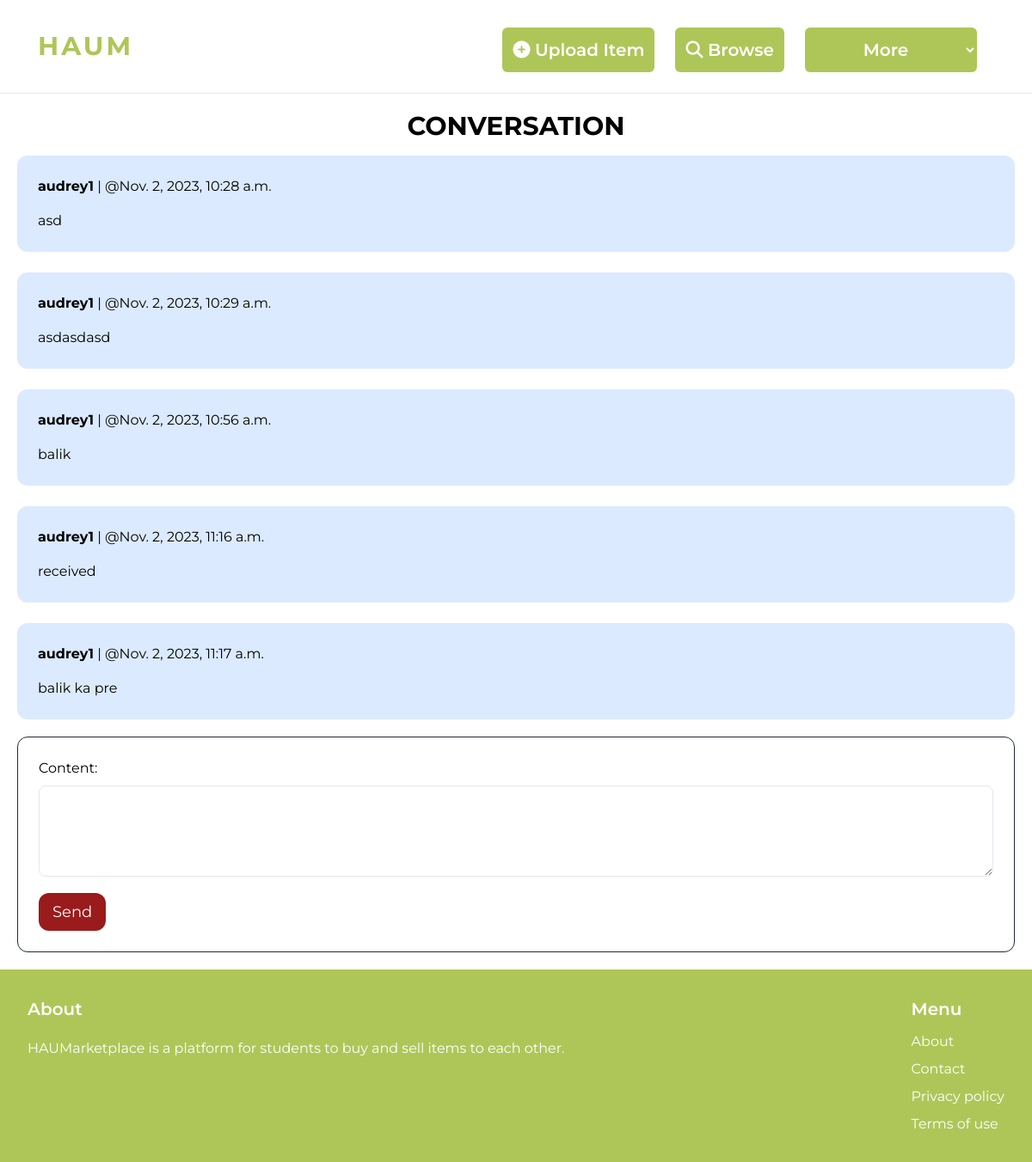
Page /inbox/17/ (signed in) on the committed database.
### profile/models.py (models this page shows, shortened)
class Profile(models.Model):
    color = ColorField(default='#720026')
    font_preference = models.CharField(max_length=50, default='Default')
    user = models.OneToOneField(User, on_delete=models.CASCADE)
    image = models.ImageField(default='default.jpg', upload_to='profile_pics')
    bio = models.CharField(max_length=200, null=True, blank=True)
    first_name = models.CharField(max_length=30, blank=True, null=True)
    last_name = models.CharField(max_length=30, blank=True, null=True)
    location = models.ForeignKey(Location, on_delete=models.CASCADE, null=True, blank=True)
    address = models.CharField(max_length=300, null=True, blank=True)
    upvotes = models.PositiveIntegerField(default=0)
    downvotes = models.PositiveIntegerField(default=0)

### conversation/models.py (models this page shows)
class ConversationMessage(models.Model):
    conversation = models.ForeignKey(Conversation, related_name='messages', on_delete=models.CASCADE)
    sender = models.ForeignKey(User, related_name='messages', on_delete=models.CASCADE)
    content = models.TextField()
    created_at = models.DateTimeField(auto_now_add=True)
    modified_at = models.DateTimeField(auto_now=True)
    class Meta:
        ordering = ['created_at']

### conversation/views.py (the view)
# urls.py: path('<int:pk>/', views.detail_conversation, name='detail_conversation'),
@login_required
def detail_conversation(request, pk):
    conversation = Conversation.objects.filter(members=request.user).get(pk=pk)
    if request.method == 'POST':
        form = ConversationMessageForm(request.POST)
        if form.is_valid():
            conversation_message = form.save(commit=False)
            conversation_message.conversation = conversation
            conversation_message.sender = request.user
            conversation_message.save()
            other_members = conversation.members.exclude(pk=request.user.pk)
            conversation.deleted_by.remove(*other_members)
            messages.success(request, "Message sent")
            return redirect('conversation:detail_conversation', pk=conversation.pk)
    else:
        form = ConversationMessageForm()
    return render(request, 'conversation/detail_conversation.html', {
        'conversation': conversation,
        'form': form,
    })

### conversation/forms.py
class ConversationMessageForm(forms.ModelForm):
    class Meta:
        model = ConversationMessage
        fields = ['content']
        widgets = {
            'content': forms.Textarea(attrs={'class': 'mt-2 w-full px-6 py-4 rounded-lg border border-black' 'form-control', 'rows': 3})
        }

### templates/conversation/detail_conversation.html (shortened to what this page needs)
{% extends 'core/base.html' %}
{% block content %}
    <h1 class="mb-4 text-3xl uppercase font-bold text-center">Conversation</h1>
    <div class="space-y-6">
        {% for message in conversation.messages.all %}
            <div class="p-6 flex {% if message.sender == request.user %}bg-blue-100{% else %}bg-gray-100{% endif %} rounded-xl mb-5">
                <div>
                    <p class="mb-4"><strong>{{ message.sender.username }}</strong> | @{{ message.created_at }}</p>
                    <p>{{ message.content }}</p>
                </div>
            </div>
        {% endfor %}
    </div>
    <form method="post" action=".">
        <div class="mt-5 border border-gray-800 rounded-xl p-6">
            {{ form.as_p }}
            <button type="submit" class="mt-3 text-lg bg-red-800 text-white px-4 py-2 rounded-xl">Send</button>
        </div>
    </form>
{% endblock content %}

### templates/core/base.html (shortened to what this page needs)
<!DOCTYPE html>
{% load static %}
<html lang="en">
<head>
    <script src="https://cdn.tailwindcss.com"></script>
</head>
<body>
    <div style="font-family: {{ user.profile.font_preference }}">
        <nav class="py-4 px-4 lg:py-6 lg:px-6 flex justify-between items-center border-b border-gray-200 bg-{{ user.profile.color }}">
            <a href="/" class="text-xl lg:text-3xl lg:ml-5 font-bold tracking-normal lg:tracking-widest"
               style="color: {{ user.profile.color }}; font-size: 30px;">HAUM</a>
            {% if request.user.is_authenticated %}
                <div id="mobileNav" class="hidden lg:flex space-x-6 lg:mr-10">
                    <div class="container-fluid text-center">
                        <ul class="space-y-2 lg:flex lg:space-x-6">
                            <li><a href="{% url 'item:new_item' %}"
                                   class="text-lg lg:text-base font-semibold text-white rounded-md block py-3 lg:p-3 lg:text-xl lg:mt-2"
                                   style="background: {{ user.profile.color }}"><i class="fas fa-plus-circle"></i> Upload Item
                                </a>
                            </li>
                            <li><a href="{% url 'item:items' %}"
                                   class="text-lg lg:text-base font-semibold text-white rounded-md block py-3 lg:p-3 lg:text-xl"
                                   style="background: {{ user.profile.color }}"><i class="fas fa-search"></i> Browse
                                </a>
                            </li>
                            <select onchange="window.location.href=this.value"
                                    class="text-lg lg:text-base font-semibold text-white rounded-md text-center p-3 lg:p-1 lg:text-xl"
                                    style="background: {{ user.profile.color }}">
                                <option value="" selected disabled class="hidden text-center lg:text-center">More</option>
                            </select>
                        </ul>
                    </div>
                </div>
            {% endif %}
        </nav>
        <div class="p-5">
            {% block content %}{% endblock content %}
        </div>
        <footer class="py-6 px-6 lg:py-8 lg:px-8 flex justify-between bg-red-800 h-full w-full" style="background: {{ user.profile.color }};">
            <div class="w-2/3 pr-4 lg:pr-10">
                <h3 class="mb-3 lg:mb-5 text-lg lg:text-xl font-semibold text-white">About</h3>
                <p class="text-white">HAUMarketplace is a platform for students to buy and sell items to each other.</p>
            </div>
            <div class="w-13">
                <h3 class="mb-2 lg:mb-3 text-lg lg:text-xl font-semibold text-white">Menu</h3>
                <ul class="space-y-2">
                    <li><a href="{% url 'about' %}" class="text-lg lg:text-base text-white hover:text-teal-700">About</a></li>
                    <li><a href="{% url 'contact' %}" class="text-lg lg:text-base text-white hover:text-teal-700">Contact</a></li>
                    <li><a href="{% static 'static_root/privacy_policy/PrivacyPolicy_HAUM.pdf' %}" class="text-lg lg:text-base text-white hover:text-teal-700" target="_blank">Privacy policy</a></li>
                    <li><a href="{% static 'static_root/terms_of_use/TermsofUse_HAUMarketplace.pdf' %}" class="text-lg lg:text-base text-white hover:text-teal-700" target="_blank">Terms of use</a></li>
                </ul>
            </div>
        </footer>
    </div>
</body>
</html>

### rows in the picture
ConversationMessage: sender.username "audrey1", created_at "Nov. 2, 2023, 10:28 a.m.", content "asd"
ConversationMessage: sender.username "audrey1", created_at "Nov. 2, 2023, 10:29 a.m.", content "asdasdasd"
ConversationMessage: sender.username "audrey1", created_at "Nov. 2, 2023, 10:56 a.m.", content "balik"
ConversationMessage: sender.username "audrey1", created_at "Nov. 2, 2023, 11:16 a.m.", content "received"
ConversationMessage: sender.username "audrey1", created_at "Nov. 2, 2023, 11:17 a.m.", content "balik ka pre"
